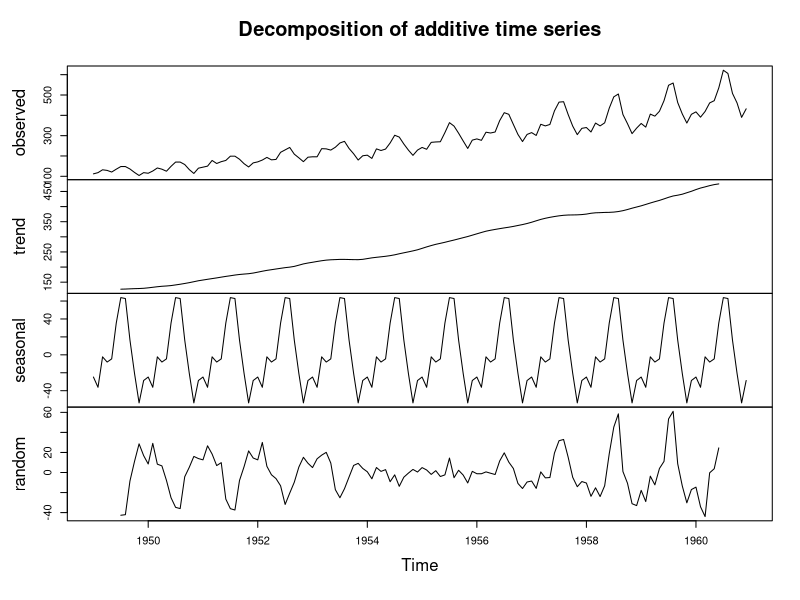
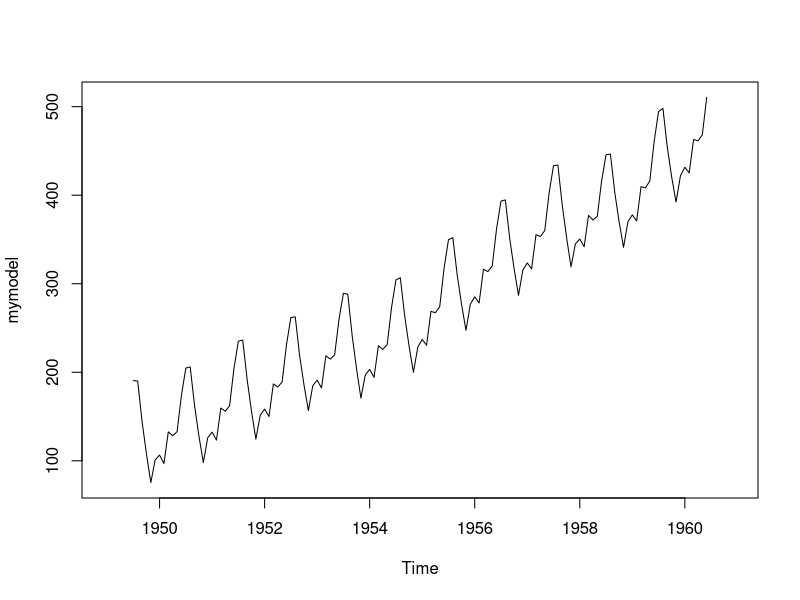
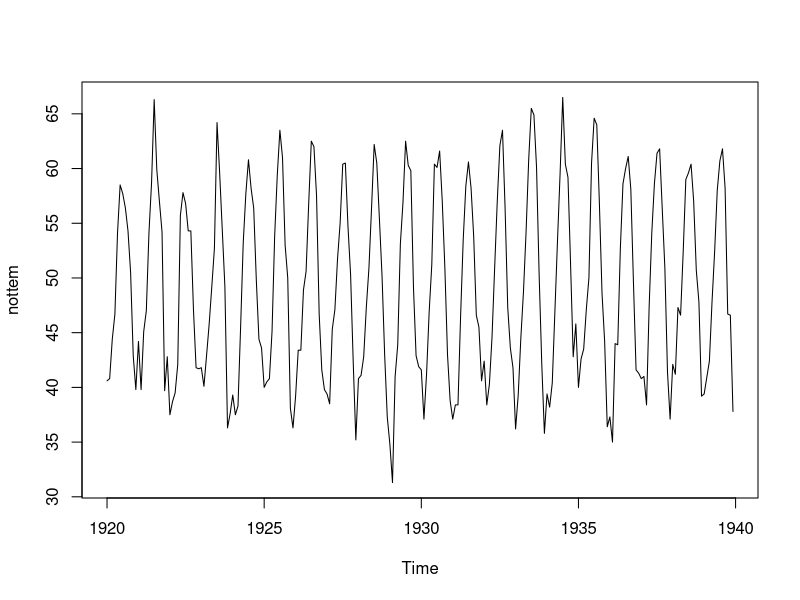
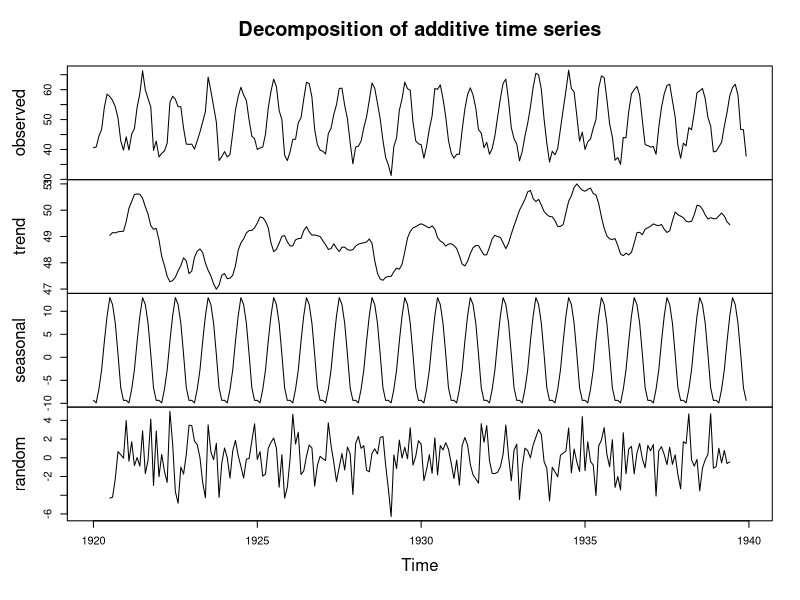
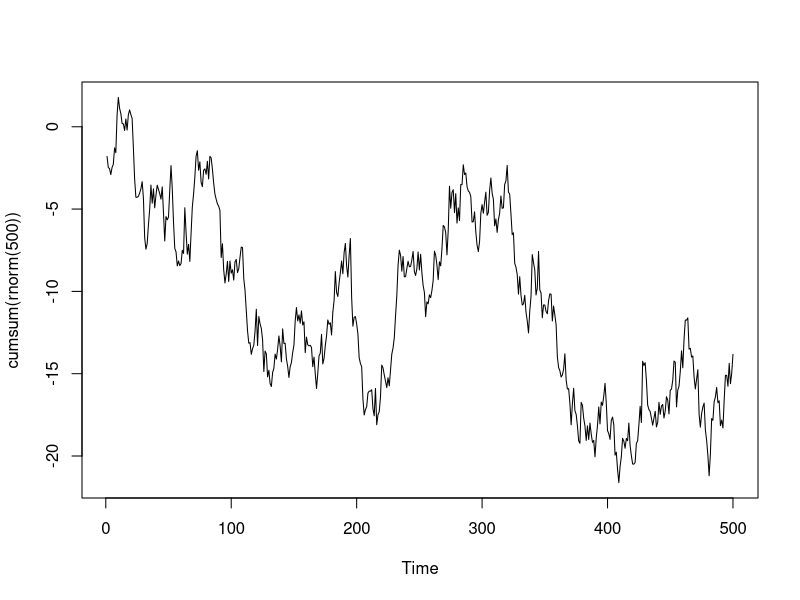
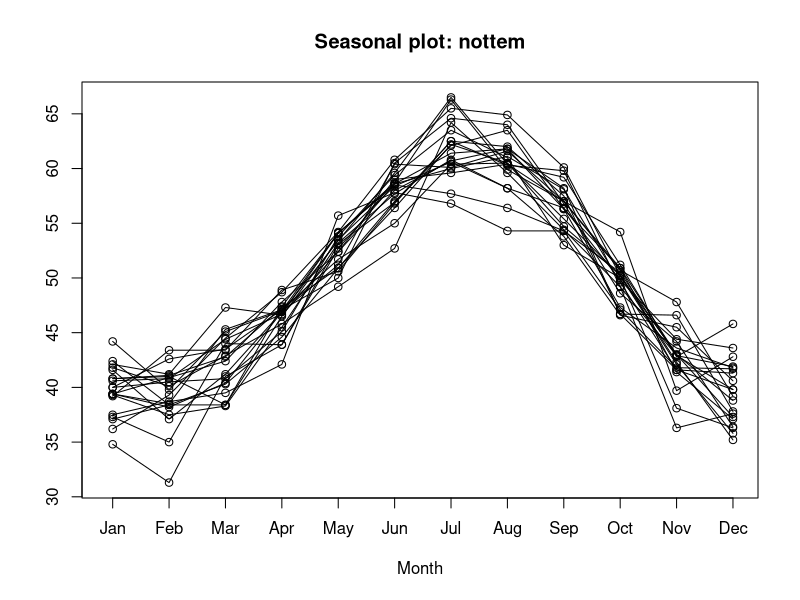
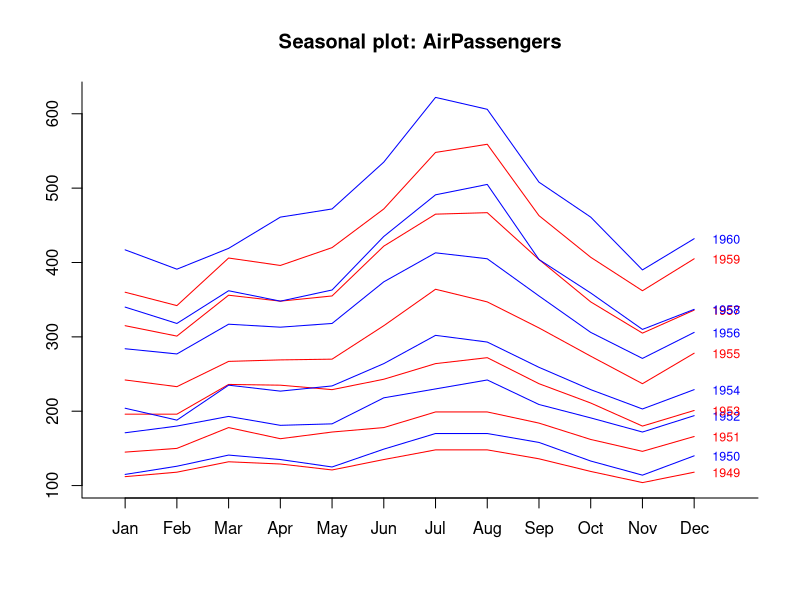
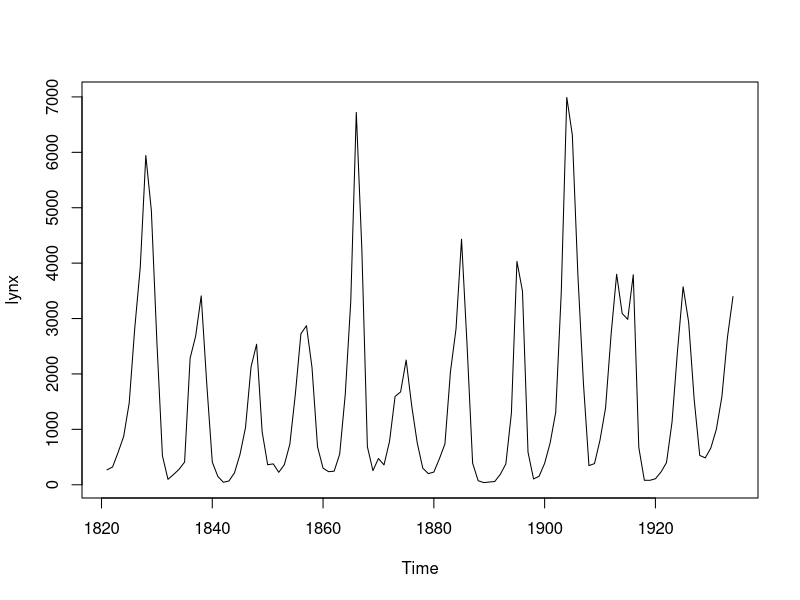

The R script that drew these images, in order:
decompose(AirPassengers,"additive")
plot(decompose(AirPassengers,"additive"))
x=decompose(AirPassengers,"additive")

mymodel=x$trend+x$seasonal
plot(mymodel)


plot(nottem)
plot(decompose(nottem))


plot.ts(cumsum(rnorm(500)))
library(forecast)
seasonplot(nottem)

seasonplot(AirPassengers,xlab = "",col=c("red","blue"),year.labels = T,
           labelgap = 0.35,type="l",bty="l",cex=0.75)

x=1:7
library("TTR")
x
SMA(x,n=3)

lynxsmooth=SMA(lynx,n=4)
plot(lynx)
plot(lynxsmooth)

class(lynxsmooth)
0.64*0.25
0.75*0.9+0.16
(98+93+91)/3
0.75*0.94+0.16

3+2

2+4
